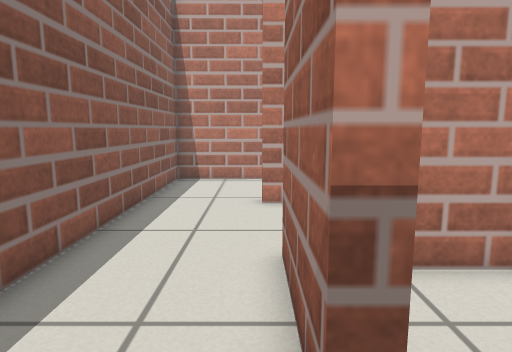
[1] (above)

16 first-person views from a walk through a Gazebo world. The camera is 0.62 m above the floor, tilts 8° down and sees 75° across. The floor is counted in squares, 0.25 m on a side. Each view is taken from the middle of a square. On the plan, view 1 faces up. The plan holds only what a view shows up to about 20 squares ahead; the rest is blank.

[2]
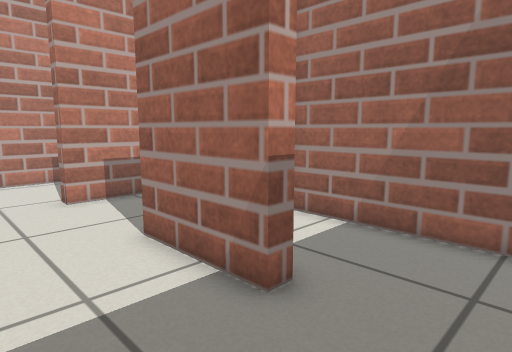

[3]
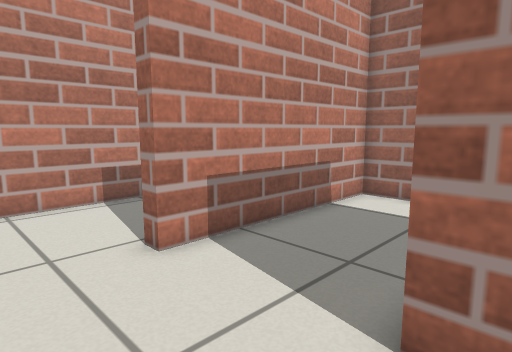

[4]
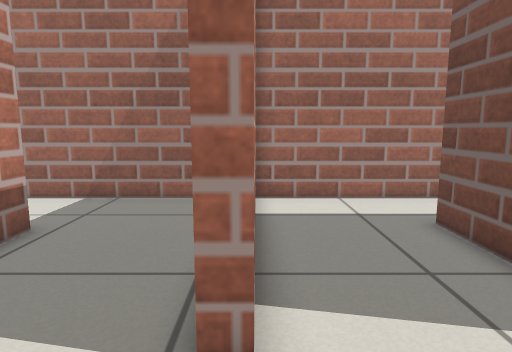

[5]
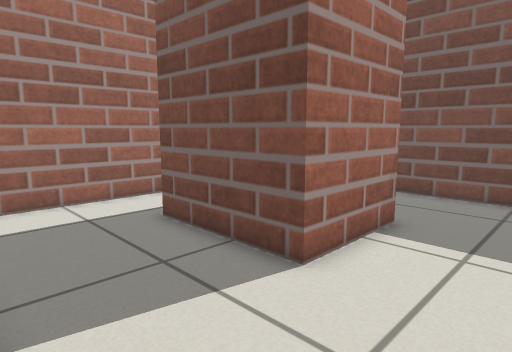

[6]
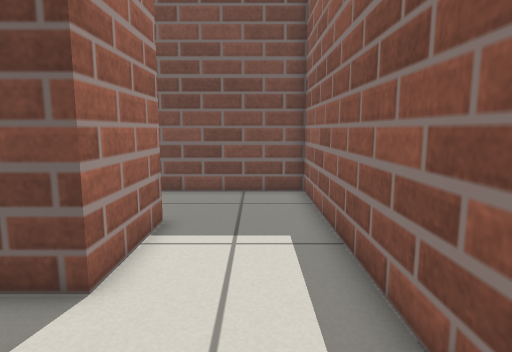

[7]
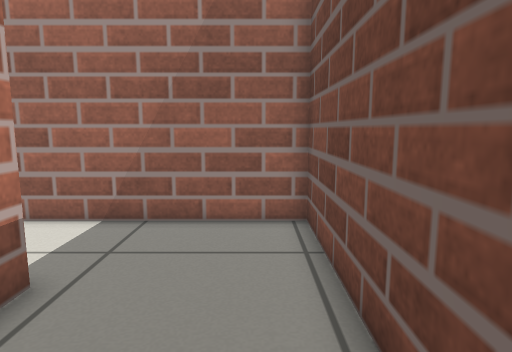

[8]
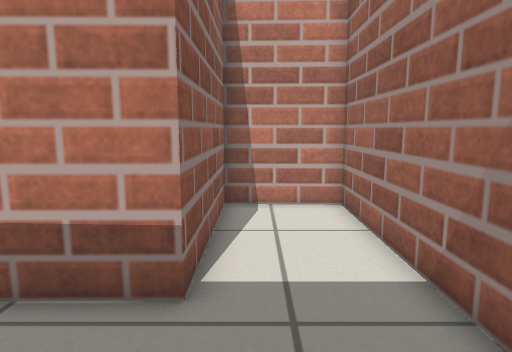

[9]
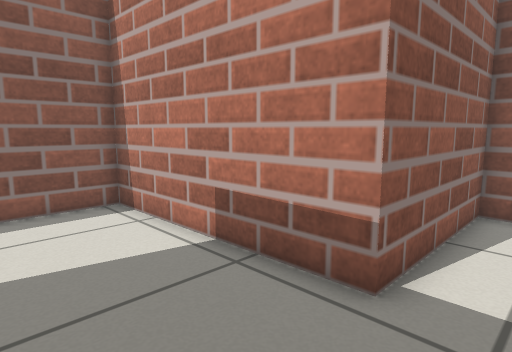

[10]
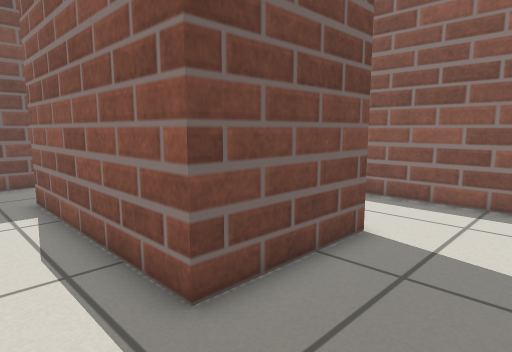

[11]
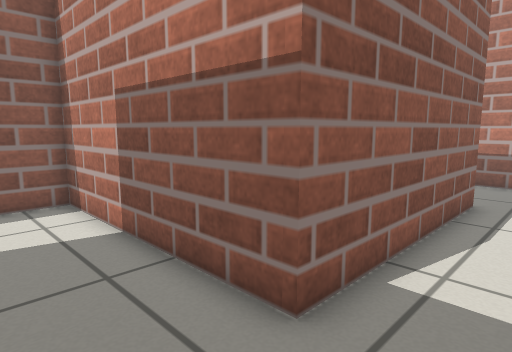

[12]
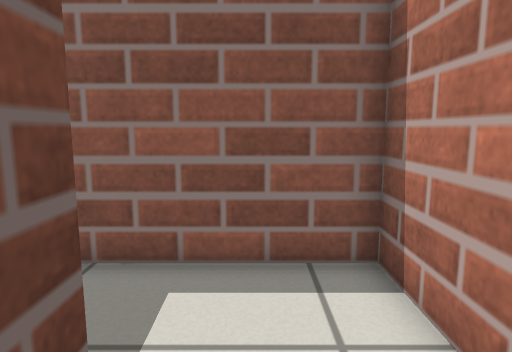

[13]
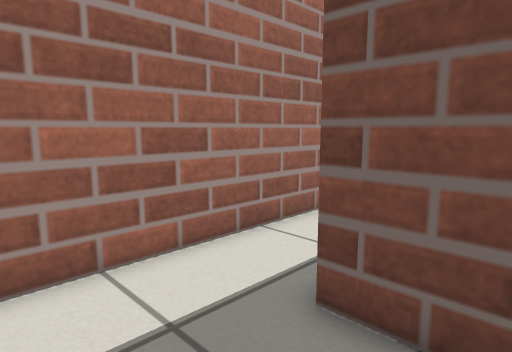

[14]
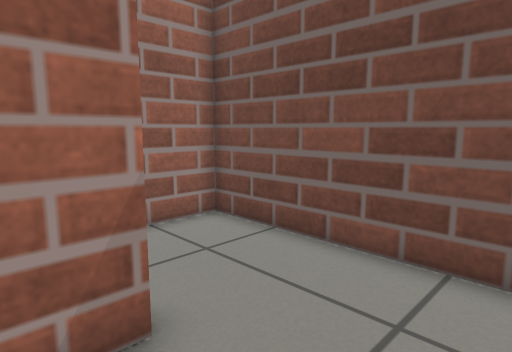

[15]
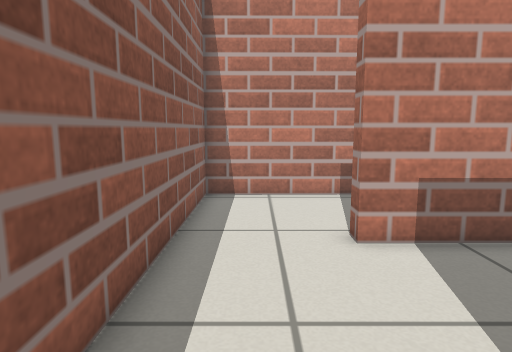

[16]
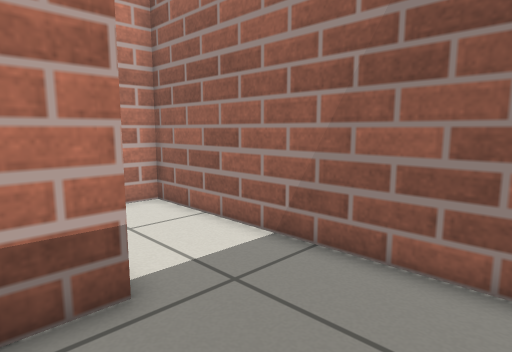

### Floor plan
Ten units are one square. View 1 is at (0, 0); x grows to the right and y downward. Boxes are objects, and circles mark ways between rooms. Rooms are numbered by the first view taken in them; rooms with no view inside come last. Other rooms are left out.
<svg viewBox="-44 -234 137 323">
<path fill="none" stroke="#000" d="M5 -23 5 -63 55 -63 55 27 -39 27 -39 84M-6 64 4 64M47 64 60 64M88 -14 88 -110 2 -110M-39 -105 -39 21 5 21M16 -116 88 -116 88 -228 50 -229 50 -166 -39 -165 -39 -105M2 -110 2 -116M11 -23 5 -23M46 -57 27 -57M5 21 49 21 49 -54"/>
<circle cx="-15" cy="-110" r="3" fill="#2a7"/>
<circle cx="10" cy="-5" r="3" fill="#2a7"/>
<text x="0" y="-10">1</text>
<text x="30" y="-150">2</text>
<text x="30" y="-20">3</text>
</svg>
Room 1 opens to room 2. Room 1 opens to room 3.

Where each view was taken, in squares from view 1:
view 1: 0 up, 0 right, facing up
view 2: 1 down, 3 left, facing up-right
view 3: 5 up, 3 left, facing up-right
view 4: 11 up, 3 left, facing right
view 5: 11 up, 3 left, facing down-right
view 6: 11 up, 2 left, facing down
view 7: 13 up, 0 right, facing right
view 8: 12 up, 6 right, facing up
view 9: 12 up, 7 right, facing up-left
view 10: 10 up, 8 right, facing down-left
view 11: 6 down, 8 right, facing up-left
view 12: 5 down, 2 right, facing left
view 13: 10 up, 3 right, facing down-right
view 14: 4 up, 3 left, facing down-right
view 15: 4 up, 2 left, facing up
view 16: 12 up, 3 right, facing up-right
